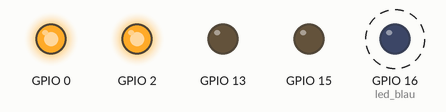
This sketch was run on a simulated ESP32. Parts: output pins drawn as LEDs (lit = HIGH). Dashed ring = blinking. What the sketch prints to the serial monitor is not drawn.

Above: at 0.7 s.
Timing chart, 0 to 3.5 s (numbered marks = the images above):
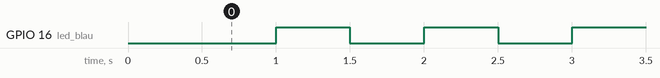

The sketch:

03_2022_01_04_ex3-telecos.ino
```cpp
//_2022_01_04_ex3-telecos.ino
//curs tardor 2022 telecos.cat
//jnogues@gmail.com
//pseudo-multitasking

//llibreria blynk
#include <Blynk.h>
BlynkTimer taskScheduler;//organitzador de tasques

#define led_blau 16

void setup()
{
  Serial.begin(115200);
  delay(500);
  Serial.println(" ");
  Serial.println("telecos.cat");
  Serial.println("_2022_01_04_ex3-telecos.ino");

  pinMode(0, OUTPUT);
  digitalWrite(0,HIGH);
  pinMode(2, OUTPUT);
  digitalWrite(2,HIGH);
  pinMode(13, OUTPUT);
  digitalWrite(13,LOW);
  pinMode(15, OUTPUT);
  digitalWrite(15,LOW);
  pinMode(4, INPUT);
  pinMode(5, INPUT);
  pinMode(12, INPUT);
  pinMode(14, INPUT);
  pinMode(led_blau, OUTPUT);

  taskScheduler.setInterval(500L, toggleLed); //tasca 1
  taskScheduler.setInterval(5000L, upTime);   //tasca 2
}

void loop()
{
   taskScheduler.run();
}


//***********************TASQUES***********************

//tasca 1
void toggleLed()
{
  digitalWrite(led_blau, !digitalRead(led_blau));
}

//tasca 2
void upTime()
{
  Serial.print("[upTime] ");
  Serial.println(millis());
  Serial.printf("[upTime] %d \n", millis());//fa el mateix
}
```

Measured:
- by itself, GPIO 16 (led_blau): alternates HIGH for 0.50 s and LOW for 0.50 s
